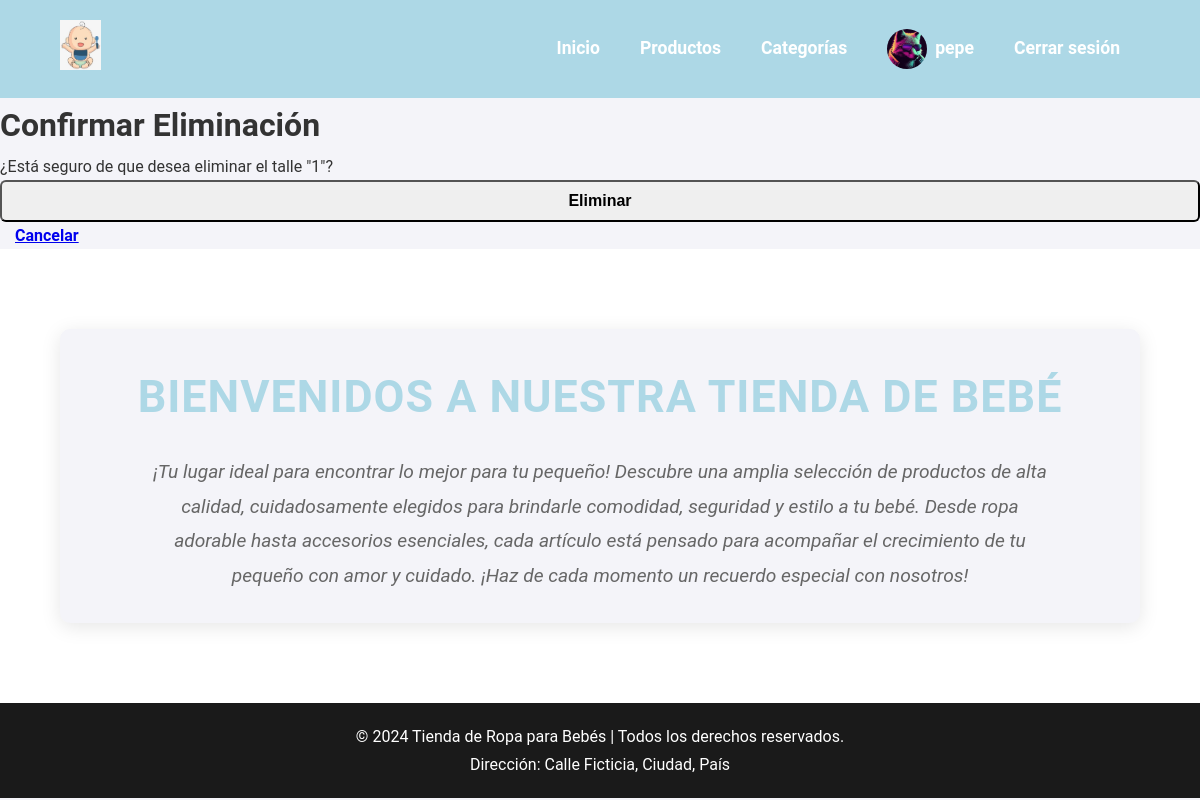
The page /talles/1/eliminar/ (signed in) on the database its author committed.
### registro/models.py (models this page shows, shortened)
class Usuario(AbstractUser):
    avatar = models.ImageField(upload_to='avatars/', null=True, blank=True)
    class Meta:
        permissions = [
            ("puede_hacer_scrum", "Puede hacer Scrum"),
        ]

### producto/models.py (models this page shows, shortened)
class Talle(models.Model):
    nombre = models.CharField(max_length=50)

### producto/views.py (the view)
# urls.py: path('talles/<int:pk>/eliminar/', TalleDeleteView.as_view(), name='eliminar_talle'),
class TalleDeleteView(LoginRequiredMixin, DeleteView):
    model = Talle
    template_name = 'talles/eliminar.html'
    success_url = reverse_lazy('listado_talles')

### producto/templates/talles/eliminar.html (shortened to what this page needs)
{% extends 'producto/index.html' %}
{% block content %}
<h1>Confirmar Eliminación</h1>
<p>¿Está seguro de que desea eliminar el talle "{{ object.nombre }}"?</p>
<form method="post">
    <button type="submit" class="btn btn-danger">Eliminar</button>
    <a href="{% url 'listado_talles' %}" class="btn btn-secondary">Cancelar</a>
</form>
{% endblock %}

### producto/templates/producto/index.html (shortened to what this page needs)
{% load static %}
<!DOCTYPE html>
<html lang="es">
<head>
    <link rel="stylesheet" href="{% static 'css/styles.css' %}">
</head>
<body>
    <header>
        <div class="container">
            <div class="logo">
                <img src="{% static 'media/logo.png' %}" alt="Logo Tienda Bebé">
            </div>
            <nav>
                <ul>
                    <li><a href="{% url 'index' %}">Inicio</a></li>
                    <li><a href="{% url 'listado_productos' %}">Productos</a></li>
                    <li><a href="{% url 'listado_categorias' %}">Categorías</a></li>
                    {% if user.is_authenticated %}
                        <li>
                            <a href="{% url 'profile' %}" class="user-profile">
                                {% if user.avatar %}
                                    <img src="{{ user.avatar.url }}" alt="{{ user.username }}" class="avatar">
                                {% else %}
                                    <img src="{% static 'media/default-avatar.png' %}" alt="Avatar por defecto" class="avatar">
                                {% endif %}
                                <span class="header-link">{{ user.username }}</span>
                            </a>
                        </li>
                        <li><a href="{% url 'logout' %}">Cerrar sesión</a></li>
                    {% else %}
                        <li><a href="{% url 'login' %}">Iniciar sesión</a></li>
                        <li><a href="{% url 'registro' %}">Registrar</a></li>
                    {% endif %}
                </ul>
            </nav>
        </div>
    </header>
    {% block content %}
    {% endblock %}
    <main>
        <div class="container">
            <section class="intro">
                <h1>Bienvenidos a nuestra tienda de bebé</h1>
                <p>¡Tu lugar ideal para encontrar lo mejor para tu pequeño! Descubre una amplia selección de productos de alta calidad, cuidadosamente elegidos para brindarle comodidad, seguridad y estilo a tu bebé. Desde ropa adorable hasta accesorios esenciales, cada artículo está pensado para acompañar el crecimiento de tu pequeño con amor y cuidado. ¡Haz de cada momento un recuerdo especial con nosotros!</p>
            </section>
        </div>
    </main>
    <footer>
        <div class="container">
            <p>&copy; 2024 Tienda de Ropa para Bebés | Todos los derechos reservados.</p>
            <p>Dirección: Calle Ficticia, Ciudad, País</p>
        </div>
    </footer>
</body>
</html>

### producto/static/css/styles.css (style rules this page uses)
* { margin: 0; padding: 0; box-sizing: border-box; }
:root { --primary-color: #add8e6; --secondary-color: #ff5722; --accent-color: #ff5c8d; --text-color: #333; --background-color: #f4f4f9; --footer-bg: #1a1a1a; }
.intro { text-align: center; margin: 40px 0; padding: 30px; background-color: var(--background-color); border-radius: 10px; box-shadow: 0 4px 20px rgba(0, 0, 0, 0.1); }
.intro h1 { font-size: 2.8rem; color: var(--primary-color); margin-bottom: 20px; font-weight: 600; text-transform: uppercase; letter-spacing: 1px; }
.intro p { font-size: 1.2rem; color: #666; line-height: 1.8; max-width: 900px; margin: 0 auto; font-style: italic; }
body { font-family: 'Roboto', sans-serif; line-height: 1.7; background-color: var(--background-color); color: var(--text-color); padding: 0; margin: 0; }
header { background-color: var(--primary-color); padding: 20px 0; transition: background-color 0.5s ease; }
header .container { display: flex; justify-content: space-between; align-items: center; }
header .logo img { height: 50px; }
header nav ul { list-style: none; display: flex; align-items: center; }
header nav ul li { margin: 0 20px; }
header nav ul li a { text-decoration: none; color: #fff; font-weight: bold; font-size: 1.1rem; transition: color 0.3s ease; display: flex; align-items: center; }
.user-profile { display: flex; align-items: center; text-decoration: none; }
header nav ul li a img.avatar { width: 40px; height: 40px; border-radius: 50%; margin-right: 8px; }
main { padding: 40px 0; background-color: #fff; }
.container { width: 90%; margin: 0 auto; max-width: 1200px; }
.btn { border-radius: 6px; font-weight: bold; font-size: 1rem; padding: 10px 15px; text-align: center; transition: background-color 0.3s ease, opacity 0.3s ease; width: 100%; }
footer { background-color: var(--footer-bg); color: #fff; padding: 20px 0; text-align: center; }
footer p { font-size: 1rem; }

### rows shown on the page
Usuario: avatar (picture), username "pepe"
Talle: nombre "1"
